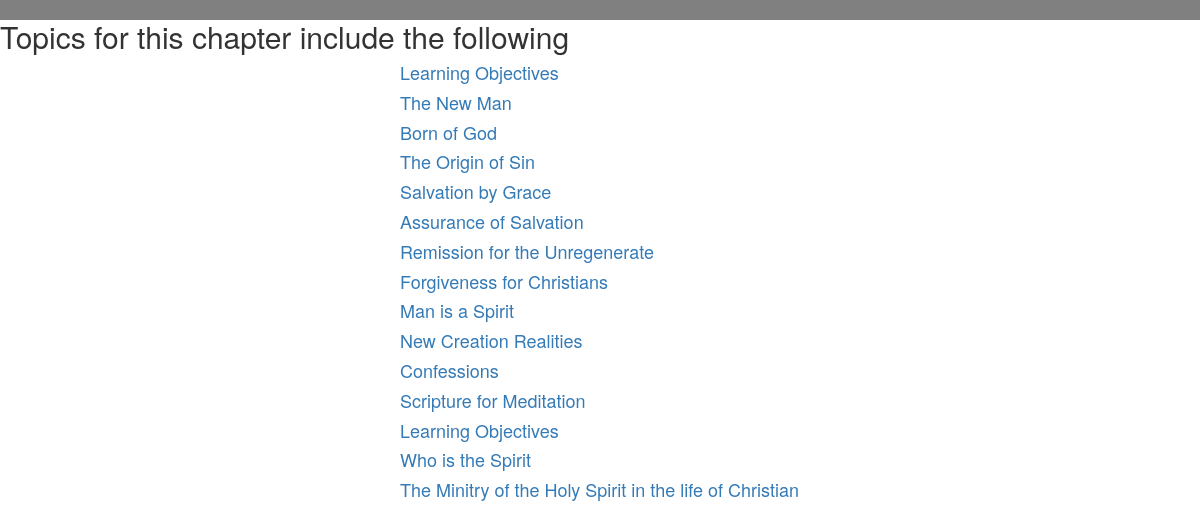
/1/, run on the app's committed database.
### cefs/models.py (models this page shows, shortened)
class supChapter(models.Model):
	chapter = models.ForeignKey(Chapter)
	title = models.CharField(max_length=200)
	text = models.TextField()
	completedCourse = models.BooleanField(default=False)

### cefs/views.py (the view)
# urls.py: url(r'^(?P<pk>[0-9]+)/$', views.subchapter_list, name='subchapter_list'),
def subchapter_list(request, pk):
	subchapters = supChapter.objects.all()
	return render(request, 'cefs/subchapter_list.html', {'subchapters':subchapters})

### cefs/templates/cefs/subchapter_list.html
{% extends 'cefs/base.html' %}
{% block content %}
	<h2>Topics for this chapter include the following</h2>
	{% for subchapter in subchapters %}
	<div class="subchapters">
	<h4><a href="{% url 'detail' pk=subchapter.pk %}">{{ subchapter.title }}</a></h4>
	</div>
	{% endfor %}
{% endblock %}

### cefs/static/css/cefs.css (style rules this page uses)
html { background-color: grey; }
.subchapters { margin:0 auto; width: 400px }

### data on the page
supChapter: title "Learning Objectives"
supChapter: title "The New Man"
supChapter: title "Born of God"
supChapter: title "The Origin of Sin"
supChapter: title "Salvation by Grace"
supChapter: title "Assurance of Salvation"
supChapter: title "Remission for the Unregenerate"
supChapter: title "Forgiveness for Christians"
supChapter: title "Man is a Spirit"
supChapter: title "New Creation Realities"
supChapter: title "Confessions"
supChapter: title "Scripture for Meditation"
supChapter: title "Learning Objectives"
supChapter: title "Who is the Spirit"
supChapter: title "The Minitry of the Holy Spirit in the life of Christian"
